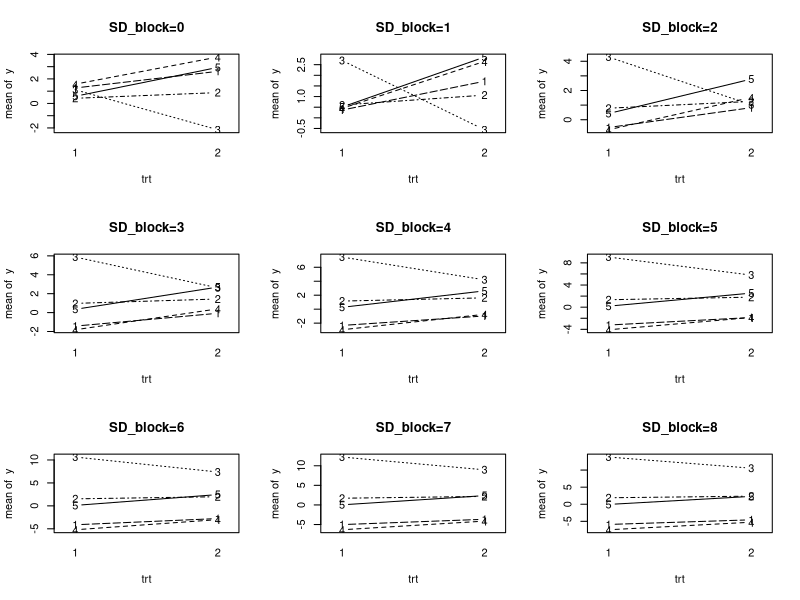
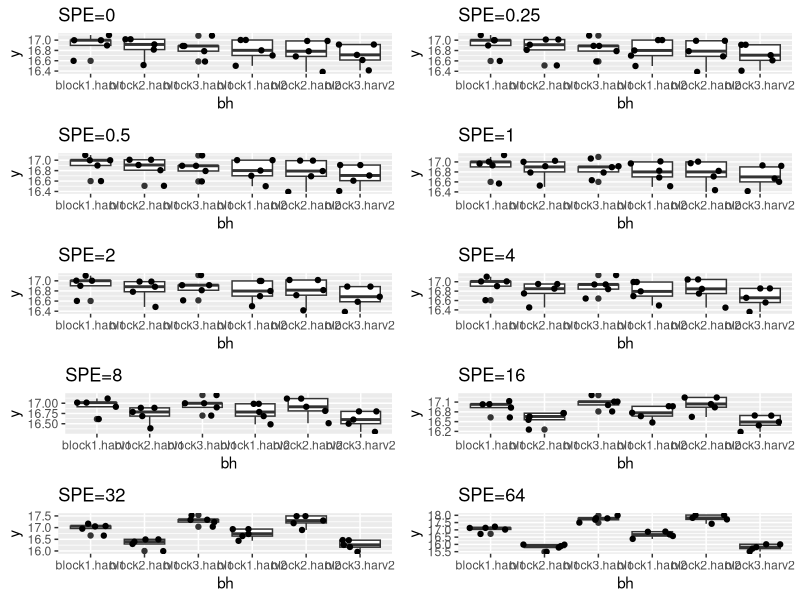

The R script that drew these images, in order:
## ---- chunk 1
library(ggplot2)
library(gridExtra)
library(lmerTest)
library(multcomp)

options(contrasts = c("contr.sum", "contr.poly"))
## ---- chunk 2
# simulate data for a linear mixed model
# a randomized complete block design with 3 treatments, nblock blocks, nrep replicates per block
# an observation error with standard deviation SD_noise and a block effect with standard deviation SD_block
# a treatment effect with standard deviation SD_trt
get_data <- function(nblock=5, nrep=2, SD_noise=3, SD_block=1, SD_trt=0) {
  data <- expand.grid(
    nrep = 1:nrep,
    trt = as.factor(1:2),
    block = as.factor(1:nblock)
  )
  block_effect <- SD_block * rnorm(nblock)[data$block]
  noise <- SD_noise * rnorm(nrow(data))
  trt_effect <- SD_trt * rnorm(nrow(data))[data$trt]
  data$y <- trt_effect + block_effect + noise
  data
}

## ---- chunk 3
# function that makes an interactions plot
plot_interactions <- function(data, ...) {
  with(data,
  interaction.plot(
      x.factor = trt,
      trace.factor = block,
      response = y,
      type = "b",
      legend = FALSE,
      ...
    )
  )
}
## ---- chunk 4
SD_blocks <- 0:8
fits <- vector("list", length(SD_blocks)*2)
dim(fits) <- c(length(SD_blocks), 2)
dimnames(fits) <- list(paste0("SD_block=",as.character(SD_blocks)), c("lmer", "lm"))

par(mfrow=c(3,3))
for(i in seq_along(SD_blocks)){
  SD_block <- SD_blocks[i]

  set.seed(2)
  data <- get_data(SD_block=SD_block)
  plot_interactions(data, main=paste0("SD_block=", SD_block))
  
  # lmer
  fits[[i,1]] <- lmer(y ~ trt + (1|block), data=data)
  
  # lm
  fits[[i,2]] <- lm(y ~ trt + block, data=data)
}; par(mfrow=c(1,1))


# apply a function to each element of a list-array
# preserving the dimensions and dimnames
elementwise_apply <- function(L, f){
  L_applied <- lapply(L, f)
  dim(L_applied) <- dim(L)
  dimnames(L_applied) <- dimnames(L)
  L_applied
}

summary_coef_trt1 <- elementwise_apply(fits, function(fit) coef(summary(fit))["trt1",])
## ---- chunk 5
summary_coef_trt1["SD_block=5",]

# estimate
elementwise_apply(summary_coef_trt1, function(coef) coef[1])
# standard error
elementwise_apply(summary_coef_trt1, function(coef) coef[2])
# p-value
elementwise_apply(summary_coef_trt1, function(coef) coef[length(coef)])

# random effect variance
sapply(fits[,1], function(fit) VarCorr(fit)$block[1]) |> sqrt() |> signif(2) 
## ---- chunk 6
library(pbkrtest)
data("beets", package = "pbkrtest")

sug4 <- lmer(sugpct ~ block + sow + harvest + (1 | block:harvest), data = beets)
anova(sug4)

beets$bh <- with(beets, interaction(block, harvest))
splitplot_effect <- getME(sug4, "Z") %*% getME(sug4, "b")
# remove splitplot effect from sugpct
beets$sugpct_without_splitplot <- beets$sugpct - splitplot_effect[,1]
sug_rm <- lmer(sugpct_without_splitplot ~ block + sow + harvest + (1 | block:harvest), data = beets)


# SPE = Split Plot Effect
effect_multipliers <- c(0, 2^(-2:6))
names(effect_multipliers) <- paste0("SPE=", effect_multipliers)
sugpct_with_x_SPEs <- lapply(effect_multipliers, function(effect_multiplier) {
  beets$sugpct_without_splitplot + effect_multiplier * splitplot_effect[,1]
})

# plot the data
plot_list <- list() # Create an empty list to store the plots
# Generate the plots and store them in the list
for(i in seq_along(sugpct_with_x_SPEs)){
  beets$y <- sugpct_with_x_SPEs[[i]]
  p <- ggplot(beets, aes(x = bh, y = y)) + 
  geom_boxplot() + 
  geom_jitter() +
  ggtitle(names(effect_multipliers)[i])
  plot_list[[i]] <- p
}
# Arrange the plots in a 4x2 grid
do.call("grid.arrange", c(plot_list, ncol = 2, nrow = 5))


# for every entry in sugpct_with_x_SPE fit a mixed model and extract the p-value for the effect of harvest
sapply(sugpct_with_x_SPEs, function(sugpct_x_SPE) {
  fit <- lmer(sugpct_x_SPE ~ block + sow + harvest + (1 | block:harvest), data = beets)
  c(
    harvest = anova(fit)["harvest", "Pr(>F)"],
    sow = anova(fit)["sow", "Pr(>F)"]
  )
})

# analog but using the lm function
sapply(sugpct_with_x_SPEs, function(sugpct_x_SPE) {
  lm(sugpct_x_SPE ~ 0 + bh + sow, data = beets) |> 
    glht(linfct = matrix(c(1,1,1,-1,-1,-1,0,0,0,0)/6, nrow = 1)) |> 
    summary() |> 
    coef()
}) #==> stays the same
